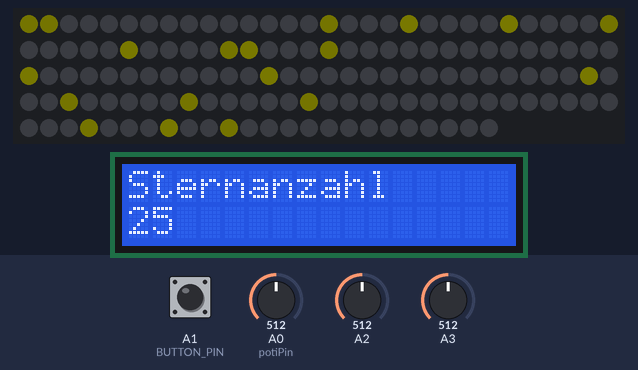
Bench run of a sketch on a simulated Arduino Uno, built with avr-gcc and run on an emulated ATmega328P. On the bench: 144 RGB LEDs in strip order, left to right, continuing on the next row, 16×2 character LCD. The inputs (shaded band) are chosen by the test bench; at power-on: A2 = 512, A0 (potiPin) = 512, A1 (BUTTON_PIN) LOW, A3 = 512. Dim RGB values are drawn brighter than linear; random numbers use the default seed unless the sketch sets one; what the sketch prints to the serial monitor is not drawn.

Above: at 1.1 s.
1.3 s: A2 set to 489
At 1.6 s:
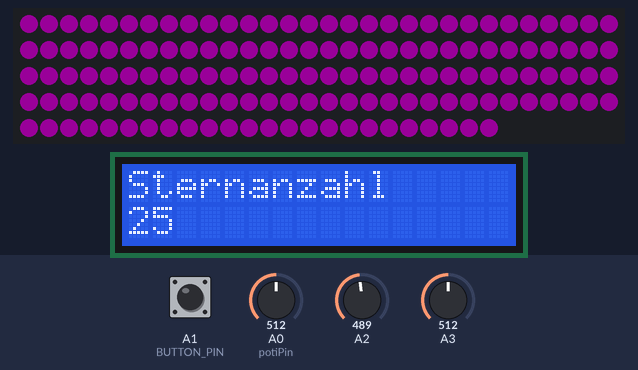
2.8 s: A0 (potiPin) set to 10
At 3.3 s:
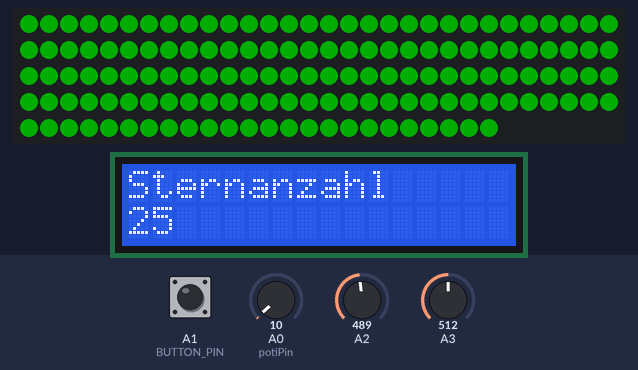
5.2 s: A2 set to 511
At 6.1 s:
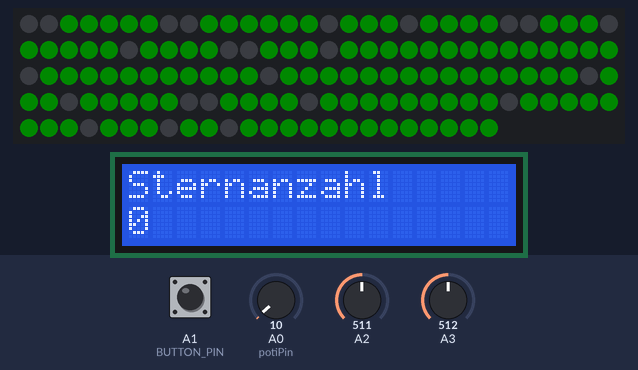
6.7 s: A1 (BUTTON_PIN) pulled HIGH for 3.2 s
At 11.0 s:
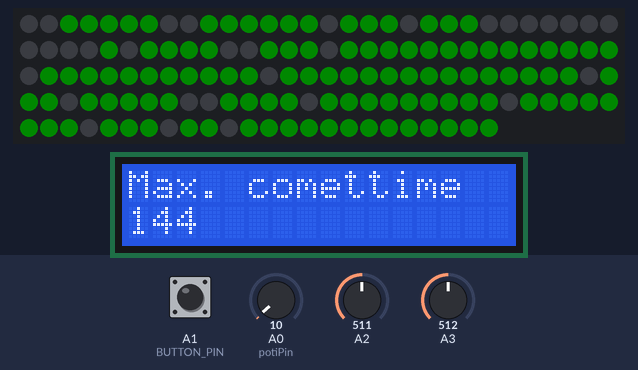
11.4 s: A2 set to 306
At 11.97 s:
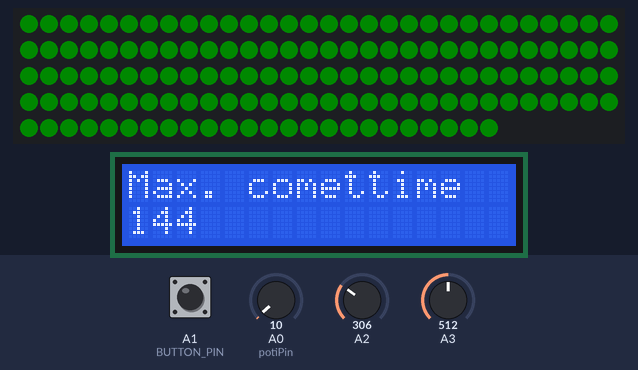
13.6 s: A0 (potiPin) set to 210
At 14.1 s:
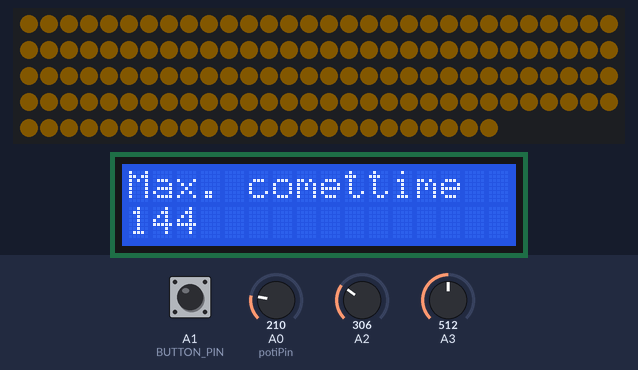
Timing chart, 0 to 16.1 s (numbered marks = the images above; inputs shaded):
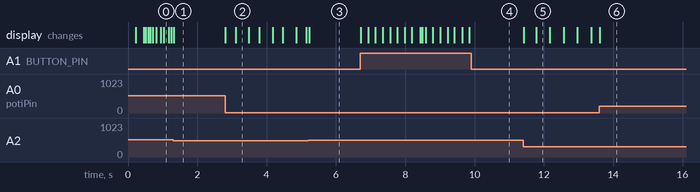

Measured:
- the behaviour switches between 500 and 499 on A2 (found by bisection; images 0 and 1)
- after the input at 6.7 s, the display: first changes at once (image 4 shows a later state)

The sketch:

sketch_apr06a.ino
```cpp
#include <Adafruit_NeoPixel.h>
#include <LiquidCrystal.h>
#ifdef __AVR__
 #include <avr/power.h> // Required for 16 MHz Adafruit Trinket
#endif
#define BUTTON_PIN A1
#define LED_PIN 6
#define LED_COUNT 144
Adafruit_NeoPixel strip(LED_COUNT, LED_PIN, NEO_GRB + NEO_KHZ800);
String valueNames[] =               {"Sternanzahl", "Max. Sterndauer", "Min. Sterndauer", "Max. Cometlength", "Max. Cometbreak", "Min. cometbreak", "Max. comettime", "cometluminosuity", "Main comet size", "Min.cometspeed"};
unsigned long values[] =            {5            , 20               , 6                , 25                , 25               , 5                , 144             , 10                , 2                , 4                };
unsigned long maxvalues[] =         {50           , 200              , values[1]        , 40                , 200              , values[4]        , LED_COUNT       , 100               , 5                , 15               };
unsigned long minvalues[] =         {0            , 1                , 1                , 8                 , 1                , 1                , 40              , 10                , 1                , 1                };
unsigned long fertigevalues[] =     {0            , 20000            , 6000             , 0                 , 25000            , 5000             , 0               , 0                 , 0                , 0                };

                                   //0              1                   2                3                   4                   5                  6                  7                   8                 9
const int rs = 12, en = 11, d4 = 5, d5 = 4, d6 = 3, d7 = 2;
LiquidCrystal lcd(rs, en, d4, d5, d6, d7);

int StarPositions[50];
int CurrentBrightness[50];
int maxVerweildauer;
int Schnuppenstaerke= 700;//zwischen 0 und 1000
int Length= 15;
#define RA 255000 //*1000 (0-255)
#define GA 255000 //*1000
#define BA 10000  //*1000
int FRA;
int FGA;
int FBA;
unsigned long StarDuration[50];
unsigned long StarTimeSet[50];
int Schnuppenpos;
unsigned long Schnuppentimer;
unsigned long Schnuppenpausentimer;
int Schnuppenpause;
int cometspeed;
unsigned long tasterTimer;
int Menupunkt = 0;
unsigned long refreshTimer;
int letzterstatus; // Um beim erhöhen von Menupunkt nicht direkt den neuen Menupunkt zu verändern
int letzterstatusvergleich;

int on = true;
int mode = 2;
int potiPin = A0;
int rotVar = 0 ;            // Variable zum speichern der Werte für die Ausgabe
int gruenVar = 0 ;          // Variable zum speichern der Werte für die Ausgabe
int blauVar = 0 ;           // Variable zum speichern der Werte für die Ausgabe
int potiVar ;           // Variable zum speichern des Potentiometereingangs
int oldPotiVar = 0;
int oldBrightness = 0;

void setup() {

  Serial.begin(9600);
  #if defined(__AVR_ATtiny85__) && (F_CPU == 16000000)
  #endif
  pinMode(BUTTON_PIN, INPUT);
  pinMode(A2, INPUT_PULLUP);
  strip.begin();
  lcd.begin(16, 2);
}


void loop()
{
  Serial.println(analogRead(A2));
  setMode();
  if(mode == 1)
  {
    Sternhimmel();
  }
  if(mode == 2)
  {
    setColorBrightness();
    oneColor();
  }
  strip.show();
}

void setColorBrightness()
{
  if(oldBrightness - analogRead(A3) >= 10 || oldBrightness - analogRead(A3) <= -10)
  {
  strip.setBrightness(map(analogRead(A3), 0, 1024, 0, 101));
  oldBrightness = analogRead(A3);
  }
}


void setMode()    // zwischen modes wechseln
{
  if(analogRead(A2) < 500)
  {
    mode = 2;
  }
  else
  {
    mode = 1;
  }
}

void oneColor()
{
  if(potiVar - analogRead(A0) >= 10 || potiVar - analogRead(A0) <= -10)
  {
  potiVar = analogRead(A0);
  }

  if(potiVar < 341)      // Unteres Drittel des Potenziometerbereichs (0-340)
  {
    potiVar = (potiVar * 3) / 4;   // Den Wert auf 0-255 umrechnen

    rotVar = 256 - potiVar;        // Rot von an nach aus
    gruenVar = potiVar;            // Grün von aus nach an
    blauVar = 0;                   // Blau aus
  }
  else if(potiVar < 682)     // Mittleres Drittel des Potenziometerbereichs (341-681)
  {
    potiVar = ( (potiVar-341) * 3) / 4;     // Den Wert auf 0-255 umrechnen

    rotVar = 0;                    // Rot aus
    gruenVar = 256 - potiVar;      // Grün von an nach aus
    blauVar = potiVar;             // Blau von aus nach an
  }
  else      // Oberes Drittel des Potenziometerbereichs (682-1023)
  {
    potiVar = ( (potiVar-683) * 3) / 4;     // Den Wert auf 0-255 umrechnen

    rotVar = potiVar;              // Rot von aus nach an
    gruenVar = 0;                  // Grün aus
    blauVar = 256 - potiVar;       // Blau von an nach aus
  }

  for(int i = 0;i <= LED_COUNT;i++)
  {
    strip.setPixelColor(i, gruenVar, rotVar, blauVar);
  }
}


void Sternhimmel()
{
  strip.setBrightness(values[7]);
  Stars();
  StarBrightness();
  ShootingStar();
  Taster();
  valuesinmillisek();
  LCDpanel();
}

void LCDpanel(){
  lcd.setCursor(0,0);
  lcd.print(valueNames[Menupunkt]);
  lcd.setCursor(valueNames[Menupunkt].length(),0);
  lcd.print("     ");
  lcd.setCursor(0,1);
  lcd.print(values[Menupunkt]);
  if(values[Menupunkt] < 10)         // überschüssige alte zahlen entfernen
  {
    lcd.setCursor(1, 1);
    lcd.print("     ");
  }
  if(values[Menupunkt] < 100)
  {
    lcd.setCursor(2, 1);
    lcd.print("     ");
  }
}


void valuesinmillisek()
{
  if(Menupunkt == 1 || Menupunkt == 2 || Menupunkt == 4 || Menupunkt == 5)
  {
     fertigevalues[Menupunkt] = values[Menupunkt] * 1000;
  }
}

void Stars(){

    for(int i= 0; i<values[0]; i++){
      if(millis() - StarTimeSet[i] >= StarDuration[i]){
        strip.setPixelColor(StarPositions[i],0 ,0 ,0); // Turns the previous Star to off
        StarPositions[i]= random(LED_COUNT);
        StarDuration[i]= random(fertigevalues[2], fertigevalues[1]);
        StarTimeSet[i]=millis();
      }
    }
}


void StarBrightness(){
  for(int i= 0; i<values[0]; i++){
    if(millis()-StarTimeSet[i] <= (StarDuration[i] / 2)){
      CurrentBrightness[i]= ((255000/StarDuration[i])*(millis()-StarTimeSet[i]))/500;              // rise Brightness
      strip.setPixelColor(StarPositions[i], CurrentBrightness[i], CurrentBrightness[i], 0);
    }
    else{
       CurrentBrightness[i]= 510 - ((255000/StarDuration[i])*(millis()-StarTimeSet[i]))/500;         // lower Brightness
       strip.setPixelColor(StarPositions[i], CurrentBrightness[i], CurrentBrightness[i], 0);
    }
  }
  for(int i = values[0];i <= 50; i++)
  {
    if(CurrentBrightness[i] > 0)
    {
       CurrentBrightness[i]= 0;         // lower Brightness
       strip.setPixelColor(StarPositions[i], CurrentBrightness[i], CurrentBrightness[i], 0);
    }
  }
  strip.show();
}

void ShootingStar(){
  if(millis()- Schnuppentimer >= cometspeed && millis() - Schnuppenpausentimer >= Schnuppenpause){
    Schnuppenpos++;
    for(int i= Schnuppenpos; i> Schnuppenpos- values[8]; i--){
      if(i>0 && i<maxVerweildauer - 6){
        strip.setPixelColor(i, GA/1000, RA/1000, BA/1000);   //set first Pixels on full brightness
      }
    }
    for(int i= Schnuppenpos- values[8]; i> Schnuppenpos- Length; i--){
      if(i<maxVerweildauer){
        FRA = (RA - ((RA / maxVerweildauer) * i)) /1000;
        FGA = (GA - ((GA / maxVerweildauer) * i)) /1000;
        FBA = (BA - ((BA / maxVerweildauer) * i)) /1000;
        strip.setPixelColor(i, FGA, FRA, FBA);
      }
    }
    strip.setPixelColor(Schnuppenpos- Length, 0, 0, 0);
    Schnuppentimer= millis();
    if(Schnuppenpos == maxVerweildauer + Length){
      Length = random(4, values[3]);
      maxVerweildauer= random(Length + 20, values[6]);
      Schnuppenpos= random(maxVerweildauer - Length * 0.5);
      Schnuppenpausentimer= millis();
      Schnuppenpause= random(fertigevalues[5], fertigevalues[4]);
      cometspeed= random(values[9]);


    }
  }
}

void Taster(){
  if(millis() - tasterTimer > 200 && (digitalRead(BUTTON_PIN) == 1))
  {
      if(Menupunkt < 9)     // 1 ersetzen!
      {
        Menupunkt++;
      }
      else
      {
        Menupunkt = 0;
      }
      tasterTimer = millis();
      letzterstatus = analogRead(A0);
      letzterstatusvergleich = 0;

      if(Menupunkt == 7)   // Fixed problem with reset of Schnuppenpause
      {
        Schnuppenpause = millis();
      }

  }
  if(letzterstatus - analogRead(A0) >= 20 || letzterstatus - analogRead(A0) <= -20)
  {
    letzterstatusvergleich = 1;
  }
  if(millis() - refreshTimer >201 && letzterstatusvergleich == 1)
  {
    values[Menupunkt] = map(analogRead(A0), 0, 1024, minvalues[Menupunkt], maxvalues[Menupunkt] + 1);
    refreshTimer = millis();
  }
}
```
